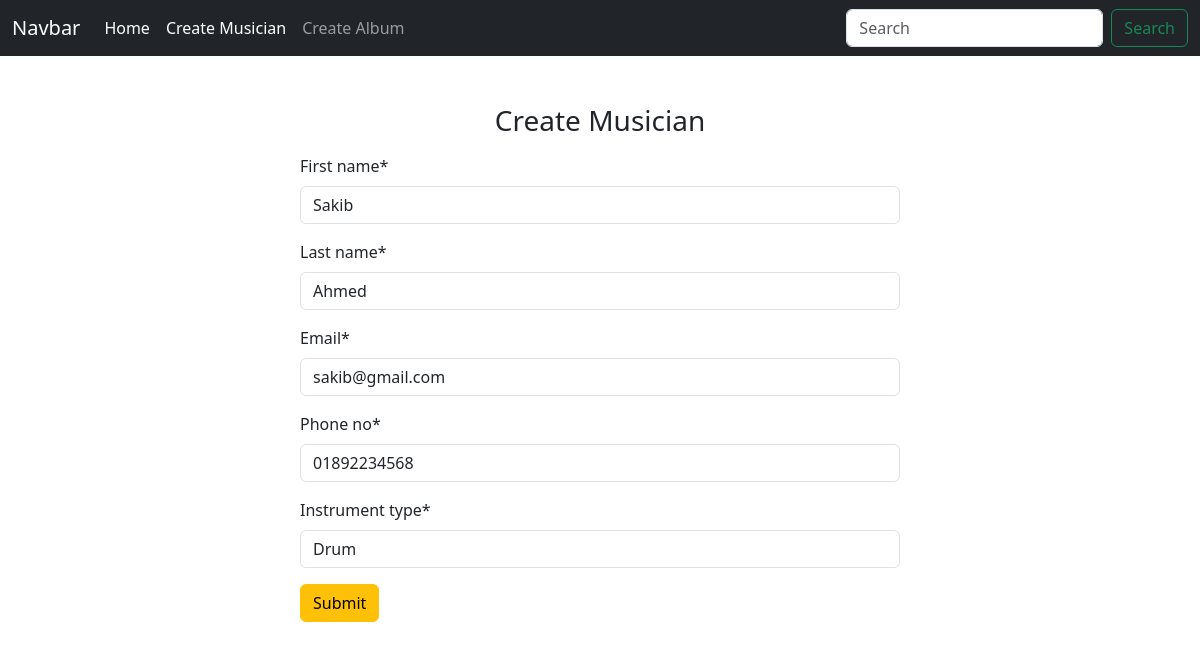
The app's page /musician/edit/3 with its own data.
### musician/models.py (models this page shows, shortened)
class MusicianModel(models.Model):
    first_name = models.CharField(max_length=50)
    last_name = models.CharField(max_length=50)
    email = models.EmailField()
    phone_no = models.CharField(max_length=12)
    instrument_type = models.CharField(max_length=50, default=None)

### musician/views.py (the view)
# urls.py: path('edit/<int:id>', views.edit_musician, name='edit_musician')
def edit_musician(request, id):
    musician= MusicianModel.objects.get(pk=id)
    musician_form = MusicianForm(instance=musician)
    if request.method == 'POST':
        musician_form = MusicianForm(request.POST, instance= musician)
        if musician_form.is_valid():
            musician_form.save()
            return redirect('home')
    return render(request, 'add_musician.html',{'form':musician_form})

### musician/forms.py
class MusicianForm(forms.ModelForm):
    class Meta:
        model = MusicianModel
        fields = '__all__'

### musician/templates/add_musician.html (shortened to what this page needs)
{% extends "base.html" %}
{% block content %}
  {% load crispy_forms_tags %}
   <form method="post" class="w-50 m-auto pt-5">
       <h3 class="text-center mb-3">Create Musician</h3>
      {{form | crispy}}
      <button class="btn btn-warning">Submit</button>
   </form>
{% endblock  %}

### records on screen
MusicianModel: first_name "Sakib", last_name "Ahmed", email "sakib@gmail.com", phone_no "01892234568", instrument_type "Drum"
